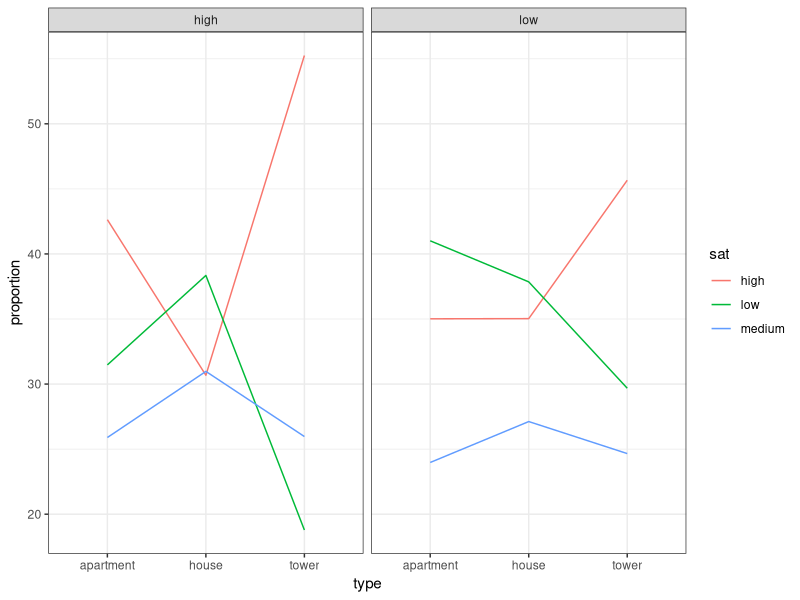

R code for this plot:
## ---- chunk 1
knitr::opts_chunk$set(echo = T, message = F, warning = F)

library(tidyverse)
library(MASS)
library(nnet)
## ---- chunk 2
# data prep
df_house = data.frame(
  contact = c(rep(c("low", "high"), times = c(3, 3))),
  type = c(rep(c("tower", "apartment", "house"), length.out = 3)), 
  sat.low = c(65, 130, 67, 34, 141, 130),
  sat.medium = c(54, 76, 48, 47, 116, 105),
  sat.high = c(100, 111, 62, 100, 191, 104)
)
## ---- chunk 3
# calculate row-wise percentages
df_house$sat.low_per <- (df_house$sat.low / rowSums(df_house[, c("sat.low", "sat.medium", "sat.high")])) * 100
df_house$sat.medium_per <- (df_house$sat.medium / rowSums(df_house[, c("sat.low", "sat.medium", "sat.high")])) * 100
df_house$sat.high_per <- (df_house$sat.high / rowSums(df_house[, c("sat.low", "sat.medium", "sat.high")])) * 100

# table of percentages
df_house[-(3:5)]

# plot
df_house |> 
  dplyr::select(contact, type, sat.low_per, sat.medium_per, sat.high_per) |> 
  pivot_longer(cols = starts_with("sat."), 
               names_to = "sat", 
               values_to = "proportion") |> 
  mutate(sat = str_remove(sat, "sat\\.") |>  str_remove("_per")) |> 
# plot
  ggplot(aes(x = type, y = proportion, group = sat, color = sat)) +
  geom_line() +
  facet_grid(~contact) +
  theme_bw()
## ---- chunk 4
# fit a nominal logistic regression model
house.mult <- multinom(cbind(sat.low, sat.medium, sat.high) ~ factor(contact) + factor(type), data = df_house)
## ---- chunk 5
summary(house.mult)
## ---- chunk 6
# goodness of fit
pihat = predict(house.mult,type = 'probs') 
pihat
m = rowSums(df_house[, 3:5])

# pearson residuals 
res.pearson = (df_house[, 3:5] - pihat*m) / sqrt(pihat*m) 
res.pearson

# Generalized Pearson Chisq Stat
G.stat = sum(res.pearson^2) 
G.stat
pval = 1 - pchisq(G.stat, df = (6 - 4)*(3 - 1))
pval # fit is good, do not reject the model

# deviance
D.stat = sum(2*df_house[, 3:5]*log(df_house[, 3:5] / (m*pihat)))
D.stat
## ---- chunk 7
# fit a ordinal logistic regression model

## ---- chunk 8
# Pearson residuals 
